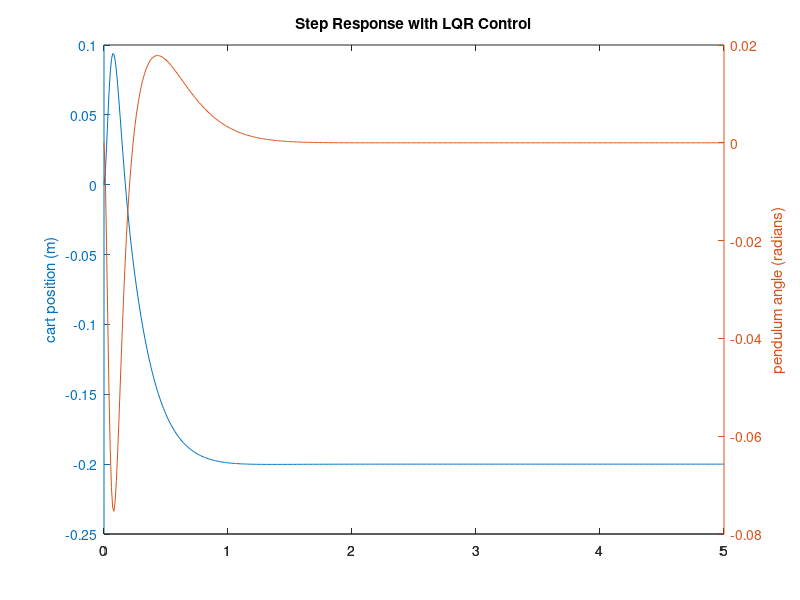

Source code (MATLAB):

warning off
clear
clc
I0=0.000678;        %inercia del brazo (kg*m^2)
l0=0.22;            %Largo del brazo (m)
m1=0.01481;         %Masa Pendulo (kg)
l1=0.148;           %Distancia al centro de masa (m)
J1=0.0003;          %Inercia del pendulo en el centro de gravedad (kg*m^2)
theta0=0.001;       %Angulo rotacional del brazo
theta1=0.001;       %Angulo rotacional del pendulo
tau=0.071;          %Torque del motor (kg*cm)
g = 9.74;           %Graveda (m/s^2)

% syms I0 l0 m1 l1 J1 tau g;
X1=-((m1^2)*(l1^2)*l0*g)/(I0*(J1+m1*(l1^2))+J1*m1*(l0^2));
Y1=((I0+m1*(l0^2))*m1*l1*g)/(I0*(J1+m1*(l1^2))+J1*m1*(l0^2));
X2=(J1+m1*(l1^2))/(I0*(J1+m1*(l1^2))+J1*m1*(l0^2));
Y2=(-m1*l1*l0)/(I0*(J1+m1*(l1^2))+J1*m1*(l0^2));
A=[0 1 0 0;
   0 0 X1 0;
   0 0 0 1;
   0 0 Y1 0];
B=[0;
   X2;
   0;
   Y2];
C=[1 0 0 0;
   0 0 1 0];
D=[0;
   0];
I=[1 0 0 0;
   0 1 0 0;
   0 0 1 0;
   0 0 0 1];

% [num,den]=ss2tf(A,B,C,0);
% P=tf(num,den);

% P=C*((s*I-A)^-1)*B;
% k1=(J1-l0*l1*m1+(l1^2)*m1)/(I0*J1+I0*(l1^2)*m1+J1*(l0^2)*m1);
% w1=(g*l1*m1)/(l0*l1*m1-(l1^2)*m1-J1);
% w2=(g*l1*m1*(I0+(l0^2)*m1))/(I0*J1+I0+(l1^2)*m1+J1*(l0^2)*m1);
% s=tf('s');
% display(P);
% display(k1);
% display(w1);
% display(w2);

%Q = C'*C;

Q=diag([1 0 1 0]);
R = 1;
K = lqr(A,B,Q,R);

Ac = [(A-B*K)];
Bc = [B];
Cc = [C];
Dc = [D];

states = {'theta0' 'theta0_dot' 'theta1' 'theta1_dot'};
inputs = {'torque'};
outputs = {'theta0'; 'theta1'};

sys_ss = ss(A,B,C,D,'statename',states,'inputname',inputs,'outputname',outputs);
display(sys_ss);
poles = eig(A)
co = ctrb(sys_ss);
controllability = rank(co)
display(Q);
display(K);
sys_cl = ss(Ac,Bc,Cc,Dc,'statename',states,'inputname',inputs,'outputname',outputs);
[num,den]=ss2tf(A,B,[1 0 1 0],[0]);
pend=tf(num,den);
t = 0:0.01:5;
r =0.2*ones(size(t));
[y,t,x]=lsim(sys_cl,r,t);
[AX,H1,H2] = plotyy(t,y(:,1),t,y(:,2),'plot');
set(get(AX(1),'Ylabel'),'String','cart position (m)')
set(get(AX(2),'Ylabel'),'String','pendulum angle (radians)')
title('Step Response with LQR Control')
